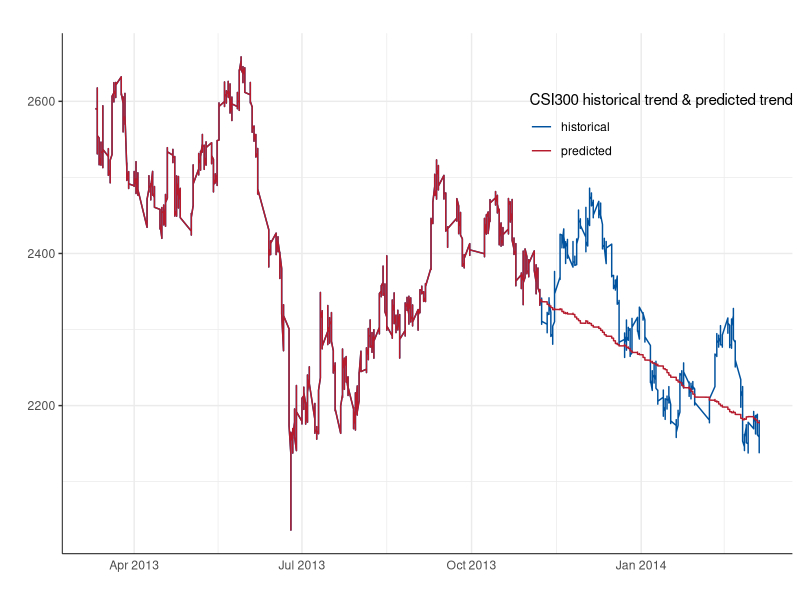
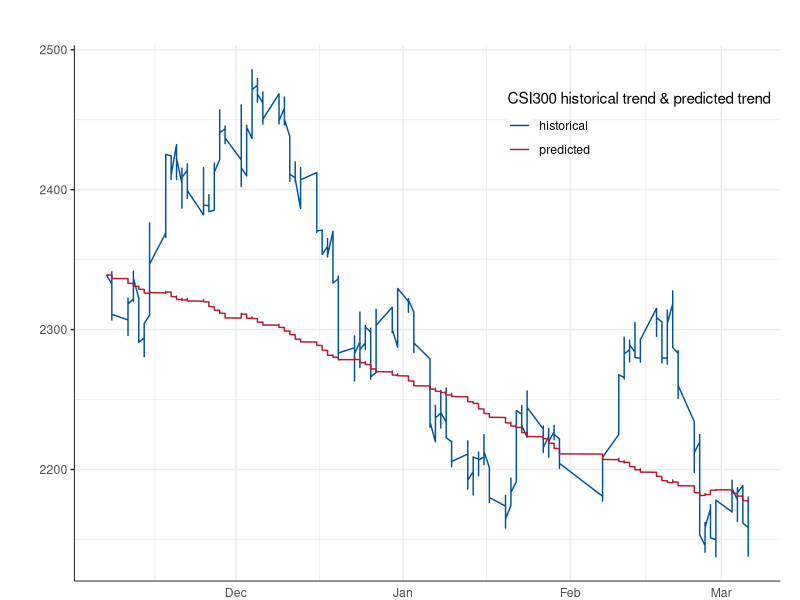
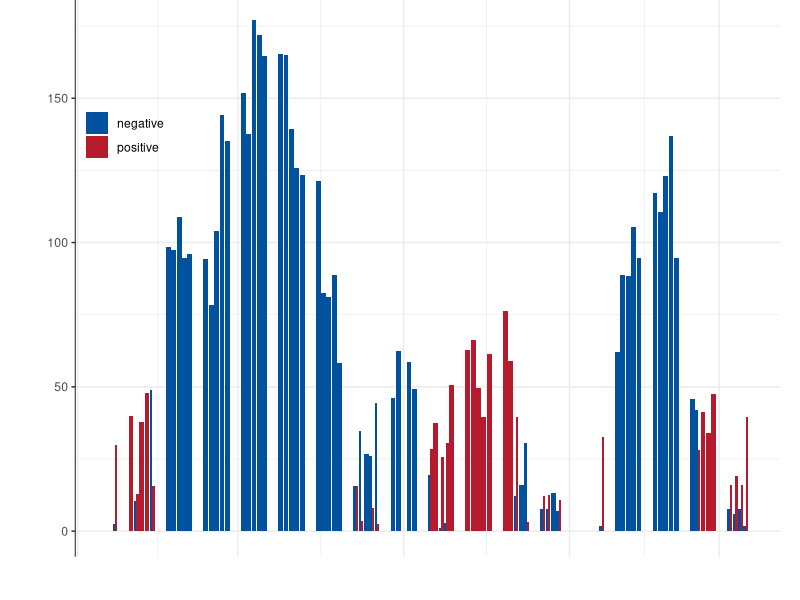
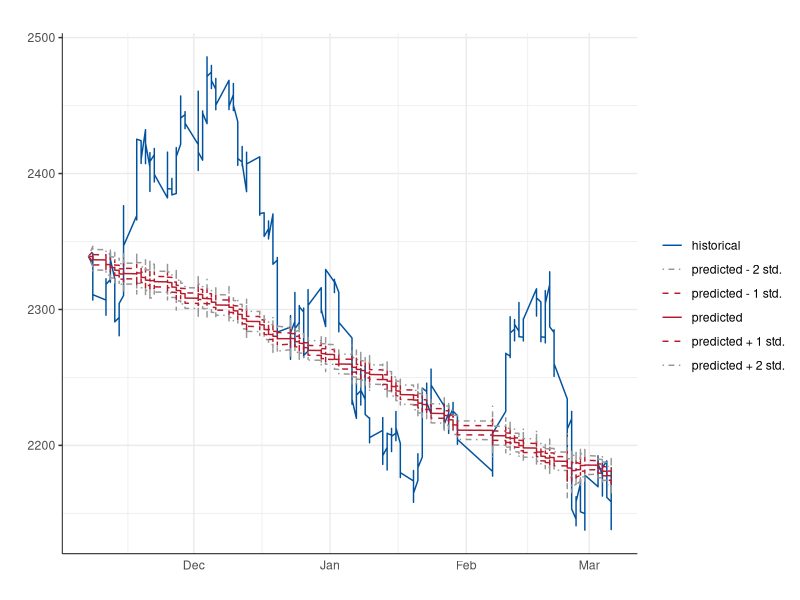
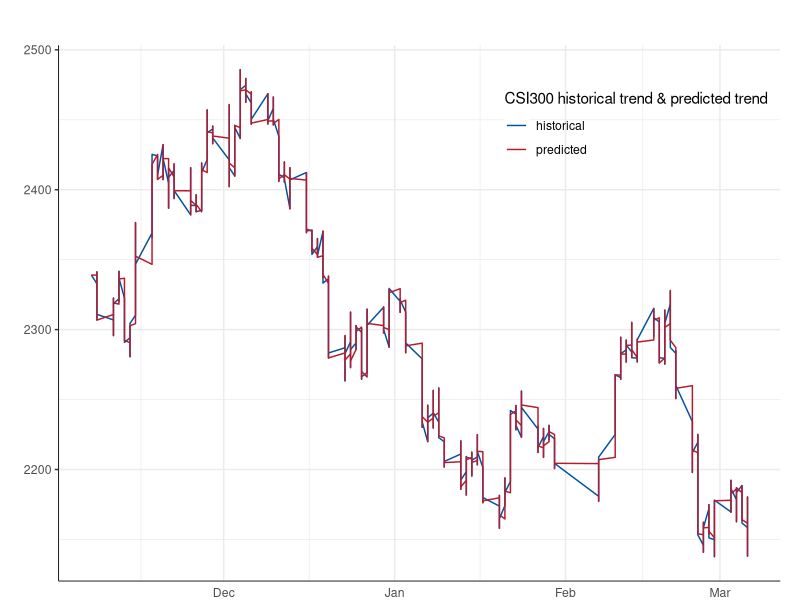
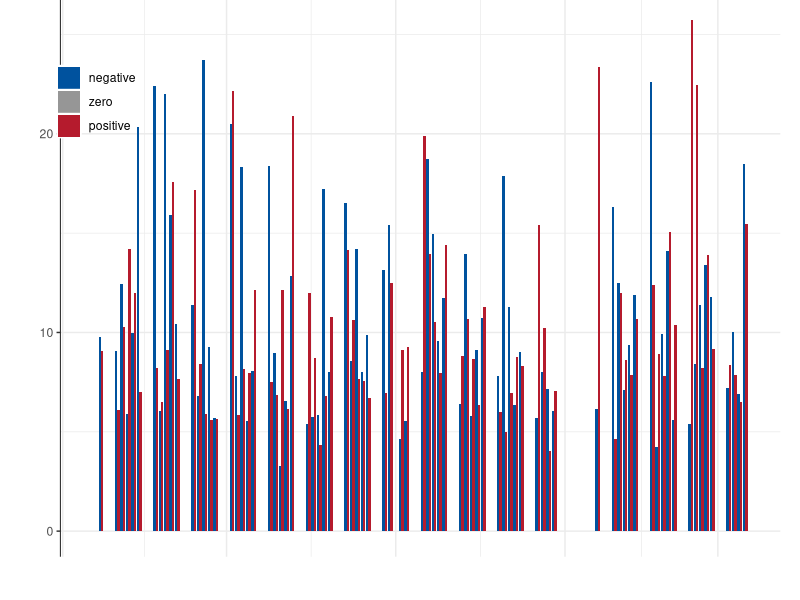
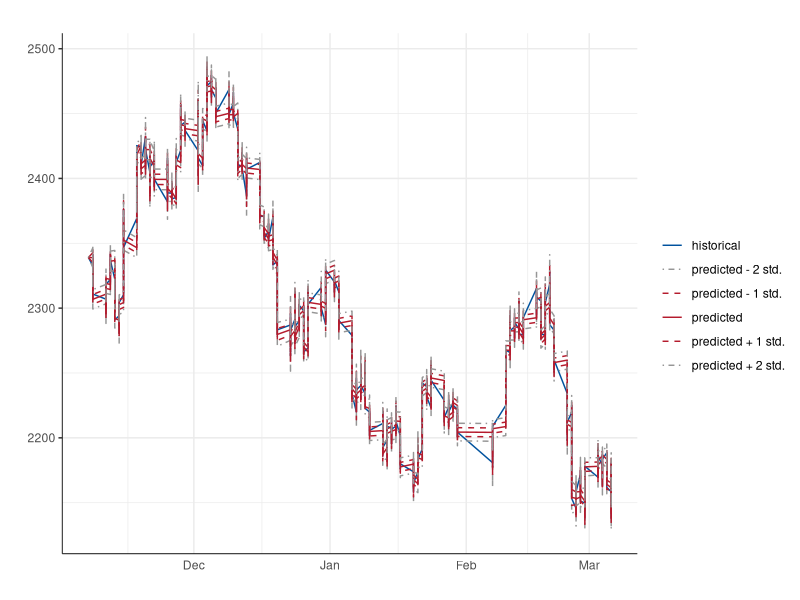
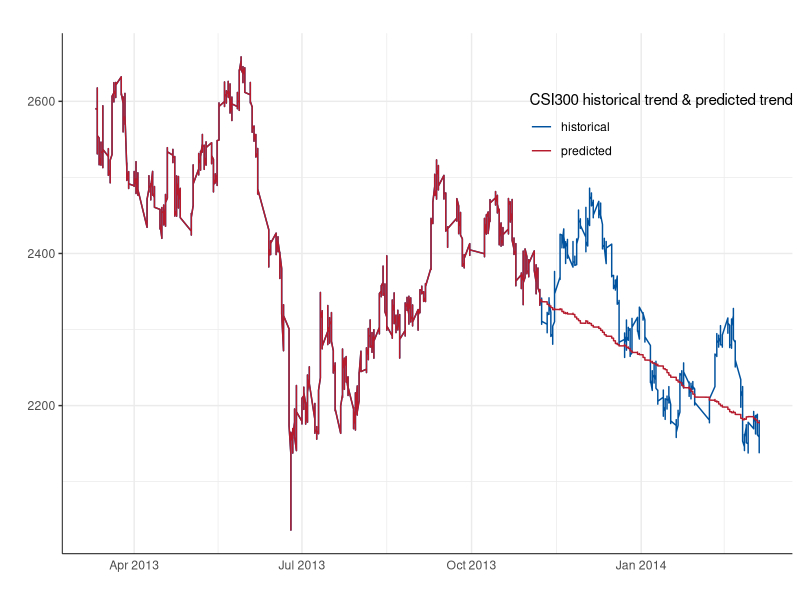

Reproduce these figures in R, in order.
# Plot - HMM Prediction
#
# Color Scheme:
#   Blue: #00529e
#   Red:  #b51b2d
#   Gray: #969696

library(ggplot2)
library(dplyr)
library(reshape2)
library(grid)
setwd('/Users/troy_sky/Documents/R/Thesis/10min_1314')
vplayout = function(x, y) viewport(layout.pos.row = x, layout.pos.col = y)

# Data Loading
dataFullIndex = read.csv('dataHistoricalIndex.csv')
dataRetPrediction = read.csv('dataHMMPrediction.csv')
dataRetIn = read.csv('dataInSample.csv')

numStdDay = 5
numStdMin = 240/10
dataOut = dataRetPrediction[(nrow(dataRetIn)+1):(nrow(dataRetPrediction)-1),]
dataOut$real = diff(log(dataFullIndex$close))[(nrow(dataRetIn)+numStdDay*numStdMin+1):(nrow(dataFullIndex)-1)]
dataOut$right = sign(dataOut$ret) == sign(dataOut$real)
winRatio = sum(dataOut$right) / nrow(dataOut)
print(winRatio)

# Figure 1 - Prediction full index line
dataIndexPredictionFull = merge(dataFullIndex,dataRetPrediction,by = 'time',all.x = T)
dataIndexPredictionFull[numStdDay*numStdMin,c('ret','std')] = 0
dataIndexPredictionFull = na.omit(dataIndexPredictionFull)
dataIndexPredictionFull$cumret = cumsum(dataIndexPredictionFull$ret)
dataIndexPredictionFull$predict = dataIndexPredictionFull$close[1]*exp(dataIndexPredictionFull$cumret)
dataIndexPredictionFullPlot = melt(dataIndexPredictionFull[,c('time','close','predict')],id.vars = 'time')

predictionFig1 = ggplot(data = dataIndexPredictionFullPlot,aes(x = as.Date(time),y = value)) + 
  geom_line(aes(color = variable)) + 
  scale_color_manual('CSI300 historical trend & predicted trend',
                     labels = c('historical','predicted'),
                     values = c('#00529e','#b51b2d')) + 
  theme_bw() + 
  theme(panel.background = element_blank()) + 
  theme(panel.border = element_blank()) + 
  theme(axis.line = element_line(size = 0.3)) + 
  theme(axis.ticks.x = element_blank()) + 
  theme(legend.position = c(0.82,0.82)) + 
  theme(legend.key = element_rect(color = '#ffffff')) + 
  theme(legend.background = element_blank()) + 
  labs(x = '',y = '',title = '')
print(predictionFig1)
ggsave('predictionFig1.pdf',predictionFig1,width = 10,height = 4)

# Figure 2 - Prediction partial index line & error bar
dataIndexPrediction = dataIndexPredictionFull[(nrow(dataRetIn)+1):nrow(dataIndexPredictionFull),]
dataIndexPredictionPlot = melt(dataIndexPrediction[,c('time','close','predict')],id.vars = 'time')
dataIndexPredictionError = dataIndexPrediction %>% 
  mutate(dif = predict - close,sign = sign(dif)) %>% 
  select(time,dif,sign)

predictionFig2_Up = ggplot(data = dataIndexPredictionPlot,aes(x = as.Date(time),y = value)) + 
  geom_line(aes(color = variable),size = 0.5) + 
  scale_color_manual('CSI300 historical trend & predicted trend',
                     labels = c('historical','predicted'),
                     values = c('#00529e','#b51b2d')) + 
  theme_bw() + 
  theme(panel.background = element_blank()) + 
  theme(panel.border = element_blank()) + 
  theme(axis.line = element_line(size = 0.3)) + 
  theme(axis.ticks.x = element_blank()) + 
  theme(legend.position = c(0.8,0.85)) + 
  theme(legend.key = element_rect(color = '#ffffff')) + 
  theme(legend.background = element_blank()) + 
  labs(x = '',y = '',title = '') + 
  theme(plot.margin = unit(c(0.5,0.5,-0.5,0.5),'cm'))
print(predictionFig2_Up)

predictionFig2_Down = ggplot(data = dataIndexPredictionError,aes(x = as.Date(time),y = abs(dif))) + 
  geom_bar(stat = 'identity',aes(fill = as.factor(sign)),position = 'dodge') + 
  scale_fill_manual('',labels = c('negative','positive'),
                       values = c('#00529e','#b51b2d')) + 
  theme_bw() + 
  theme(panel.background = element_blank()) + 
  theme(panel.border = element_blank()) + 
  theme(axis.line = element_line(size = 0.3)) + 
  theme(axis.line.x = element_blank()) + 
  theme(axis.ticks.x = element_blank()) + 
  theme(axis.text.x = element_blank()) + 
  theme(legend.position = c(0.07,0.77)) + 
  theme(legend.direction = 'vertical') + 
  theme(legend.key = element_rect(color = '#ffffff')) + 
  theme(legend.background = element_blank()) + 
  labs(x = '',y = '',title = '') + 
  theme(plot.margin = unit(c(-0.8,0.5,0.5,0.7),'cm'))
print(predictionFig2_Down)

pdf('predictionFig2.pdf', width = 10, height = 6)
grid.newpage()
pushViewport(viewport(layout = grid.layout(5, 1)))
print(predictionFig2_Up, vp = vplayout(1:3, 1))
print(predictionFig2_Down, vp = vplayout(4:5, 1))
dev.off()

# Figure 3 - Prediction line plot with std
dataIndexPrediction[1,c('ret','std')] = 0
dataIndexPrediction$cumret = cumsum(dataIndexPrediction$ret)
dataIndexPredictionStd = dataIndexPrediction %>% 
  mutate(predict_n1 = close[1]*exp(cumret - std),
         predict_n2 = close[1]*exp(cumret - 2*std),
         predict_p1 = close[1]*exp(cumret + std),
         predict_p2 = close[1]*exp(cumret + 2*std)) %>% 
  select(time,close,predict_n2,predict_n1,predict,predict_p1,predict_p2)
dataIndexPredictionStdPlot = melt(dataIndexPredictionStd,id.vars = 'time')

predictionFig3 = ggplot(data = dataIndexPredictionStdPlot,aes(x = as.Date(time),y = value)) + 
  geom_line(aes(color = variable,linetype = variable)) + 
  scale_color_manual('',
                     labels = c('historical','predicted - 2 std.','predicted - 1 std.',
                                'predicted','predicted + 1 std.','predicted + 2 std.'),
                     values = c('#00529e','#969696','#b51b2d','#b51b2d','#b51b2d','#969696')) + 
  scale_linetype_manual('',
                        labels = c('historical','predicted - 2 std.','predicted - 1 std.',
                                   'predicted','predicted + 1 std.','predicted + 2 std.'),
                        values = c(1,4,2,1,2,4)) + 
  theme_bw() + 
  theme(panel.background = element_blank()) + 
  theme(panel.border = element_blank()) + 
  theme(axis.line = element_line(size = 0.3)) + 
  theme(axis.ticks.x = element_blank()) + 
  theme(legend.key = element_rect(color = '#ffffff')) + 
  theme(legend.background = element_blank()) + 
  labs(x = '',y = '',title = '')
print(predictionFig3)
ggsave('predictionFig3.pdf',predictionFig3,width = 12,height = 4)

# Figure 4 - Prediction partial index line & error bar
dataIndexPredictionDynamic = dataIndexPrediction %>% 
  mutate(predictDyn = c(close[1],close[1:(nrow(dataIndexPrediction)-1)]*exp(ret[2:nrow(dataIndexPrediction)]))) %>% 
  select(time,close,predict = predictDyn)
dataIndexPredictionDynamicPlot = melt(dataIndexPredictionDynamic[,c('time','close','predict')],id.vars = 'time')
dataIndexPredictionDynamicError = dataIndexPredictionDynamic %>% 
  mutate(dif = predict - close,sign = sign(dif)) %>% 
  select(time,dif,sign)

predictionFig4_Up = ggplot(data = dataIndexPredictionDynamicPlot,aes(x = as.Date(time),y = value)) + 
  geom_line(aes(color = variable),size = 0.5) + 
  scale_color_manual('CSI300 historical trend & predicted trend',
                     labels = c('historical','predicted'),
                     values = c('#00529e','#b51b2d')) + 
  theme_bw() + 
  theme(panel.background = element_blank()) + 
  theme(panel.border = element_blank()) + 
  theme(axis.line = element_line(size = 0.3)) + 
  theme(axis.ticks.x = element_blank()) + 
  theme(legend.position = c(0.8,0.85)) + 
  theme(legend.key = element_rect(color = '#ffffff')) + 
  theme(legend.background = element_blank()) + 
  labs(x = '',y = '',title = '') + 
  theme(plot.margin = unit(c(0.5,0.5,-0.5,0.1),'cm'))
print(predictionFig4_Up)

predictionFig4_Down = ggplot(data = dataIndexPredictionDynamicError,aes(x = as.Date(time),y = abs(dif))) + 
  geom_bar(stat = 'identity',aes(fill = as.factor(sign)),position = 'dodge') + 
  scale_fill_manual('',labels = c('negative','zero','positive'),
                    values = c('#00529e','#969696','#b51b2d')) + 
  theme_bw() + 
  theme(panel.background = element_blank()) + 
  theme(panel.border = element_blank()) + 
  theme(axis.line = element_line(size = 0.3)) + 
  theme(axis.line.x = element_blank()) + 
  theme(axis.ticks.x = element_blank()) + 
  theme(axis.text.x = element_blank()) + 
  theme(legend.position = c(0.05,0.83)) + 
  theme(legend.direction = 'vertical') + 
  theme(legend.key = element_rect(color = '#ffffff')) + 
  theme(legend.background = element_blank()) + 
  labs(x = '',y = '',title = '') + 
  theme(plot.margin = unit(c(-0.8,0.5,0.5,0.5),'cm'))
print(predictionFig4_Down)

pdf('predictionFig4.pdf', width = 10, height = 6)
grid.newpage()
pushViewport(viewport(layout = grid.layout(5, 1)))
print(predictionFig4_Up, vp = vplayout(1:3, 1))
print(predictionFig4_Down, vp = vplayout(4:5, 1))
dev.off()

# Figure 5 - Prediction line plot with std
dataIndexPredictionDynamicStd = dataIndexPrediction %>% 
  mutate(predict = c(close[1],close[1:(nrow(dataIndexPrediction)-1)]*exp(ret[2:nrow(dataIndexPrediction)])),
         predict_n1 = c(close[1],close[1:(nrow(dataIndexPrediction)-1)]*
                          exp(ret[2:nrow(dataIndexPrediction)] - std[2:nrow(dataIndexPrediction)])),
         predict_n2 = c(close[1],close[1:(nrow(dataIndexPrediction)-1)]*
                          exp(ret[2:nrow(dataIndexPrediction)] - 2*std[2:nrow(dataIndexPrediction)])),
         predict_p1 = c(close[1],close[1:(nrow(dataIndexPrediction)-1)]*
                          exp(ret[2:nrow(dataIndexPrediction)] + std[2:nrow(dataIndexPrediction)])),
         predict_p2 = c(close[1],close[1:(nrow(dataIndexPrediction)-1)]*
                          exp(ret[2:nrow(dataIndexPrediction)] + 2*std[2:nrow(dataIndexPrediction)]))) %>% 
  select(time,close,predict_n2,predict_n1,predict,predict_p1,predict_p2)
dataIndexPredictionDynamicStdPlot = melt(dataIndexPredictionDynamicStd,id.vars = 'time')

predictionFig5 = ggplot(data = dataIndexPredictionDynamicStdPlot,aes(x = as.Date(time),y = value)) + 
  geom_line(aes(color = variable,linetype = variable)) + 
  scale_color_manual('',
                     labels = c('historical','predicted - 2 std.','predicted - 1 std.',
                                'predicted','predicted + 1 std.','predicted + 2 std.'),
                     values = c('#00529e','#969696','#b51b2d','#b51b2d','#b51b2d','#969696')) + 
  scale_linetype_manual('',
                        labels = c('historical','predicted - 2 std.','predicted - 1 std.',
                                   'predicted','predicted + 1 std.','predicted + 2 std.'),
                        values = c(1,4,2,1,2,4)) + 
  theme_bw() + 
  theme(panel.background = element_blank()) + 
  theme(panel.border = element_blank()) + 
  theme(axis.line = element_line(size = 0.3)) + 
  theme(axis.ticks.x = element_blank()) + 
  theme(legend.key = element_rect(color = '#ffffff')) + 
  theme(legend.background = element_blank()) + 
  labs(x = '',y = '',title = '')
print(predictionFig5)
ggsave('predictionFig5.pdf',predictionFig5,width = 12,height = 4)
